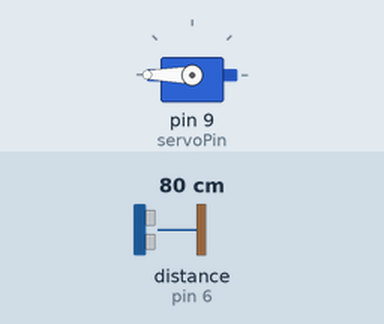
Simulated run of this sketch. Board: Arduino Uno, built with avr-gcc and run on an emulated ATmega328P. On the bench: servo. Wiring (inferred from the names in the program): ultrasonic range finder: trigger pin 7; echo pin 6. The inputs (shaded band) are chosen by the test bench; at power-on: distance to the obstacle (sensor on pin 6) 80 cm. The echo pulse lasts 58.3 µs per cm.

Above: at 2.2 s.
2.3 s: distance to the obstacle (sensor on pin 6) set to 2 cm
At 2.7 s:
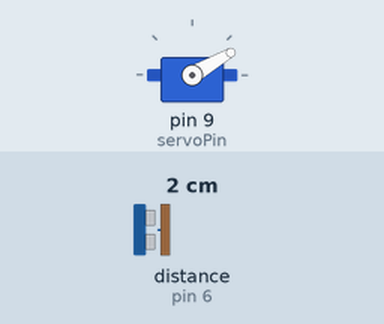
4.3 s: distance to the obstacle (sensor on pin 6) set to 15 cm
7.3 s: distance to the obstacle (sensor on pin 6) set to 18 cm
8.8 s: distance to the obstacle (sensor on pin 6) set to 4 cm
At 11.9 s:
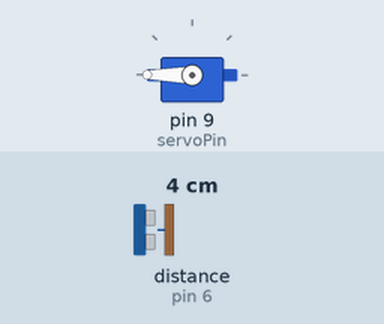
Timing chart, 0 to 12.8 s (numbered marks = the images above; inputs shaded):
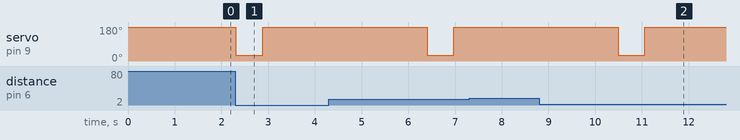

Measured:
- after the input at 2.3 s, servo on pin 9 (servoPin): 180° → 30° at once, → 180° 0.58 s later
- after the input at 7.3 s, every drawn part: stays the same
- after the input at 8.8 s, servo on pin 9 (servoPin): 180° → 30° after 1.7 s, → 180° 0.58 s later

The sketch:

AnimolzFeeder.ino
```cpp
#include <Servo.h>
#define echoPin 6 //Echo Pin
#define trigPin 7 //Trigger Pin

Servo myservo;
long duration, distance;
const int servoPin = 9;

void setup() {
  Serial.begin (9600);
  myservo.attach(servoPin);
  pinMode(echoPin, INPUT);
  pinMode(trigPin, OUTPUT);
  myservo.write(180);
  delay(1000);
  myservo.detach();
}

void loop() {
  digitalWrite(trigPin, LOW);delayMicroseconds(2);
  digitalWrite(trigPin, HIGH);delayMicroseconds(10);
  digitalWrite(trigPin, LOW);
  duration = pulseIn(echoPin, HIGH);

  distance = duration/58.2;
  if(distance <= 15) {
    myservo.attach(servoPin);
    myservo.write(30);
    delay(575);
    myservo.write(180);
    delay(1500);
    myservo.detach();
    delay(2000);
  }
  delay(13);
}
```
